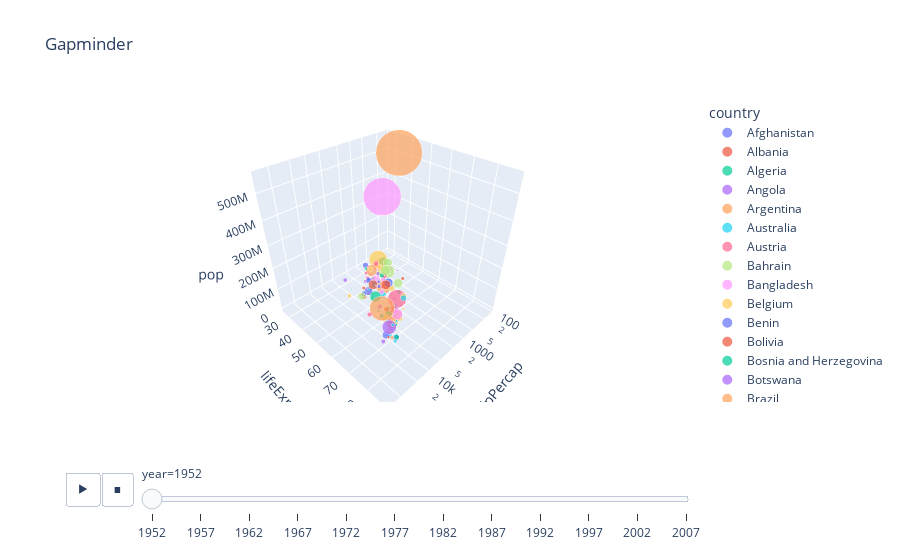

The notebook cell this image was saved under:
### Code cell
fig = px.scatter_3d(gapminder, x="gdpPercap", y="lifeExp", z="pop", 
                 size="pop", color="country", size_max = 70,
                 log_x=True, animation_frame="year", title="Gapminder",
                 range_x= [100, 100000], range_y=[25, 90])
fig.show()
